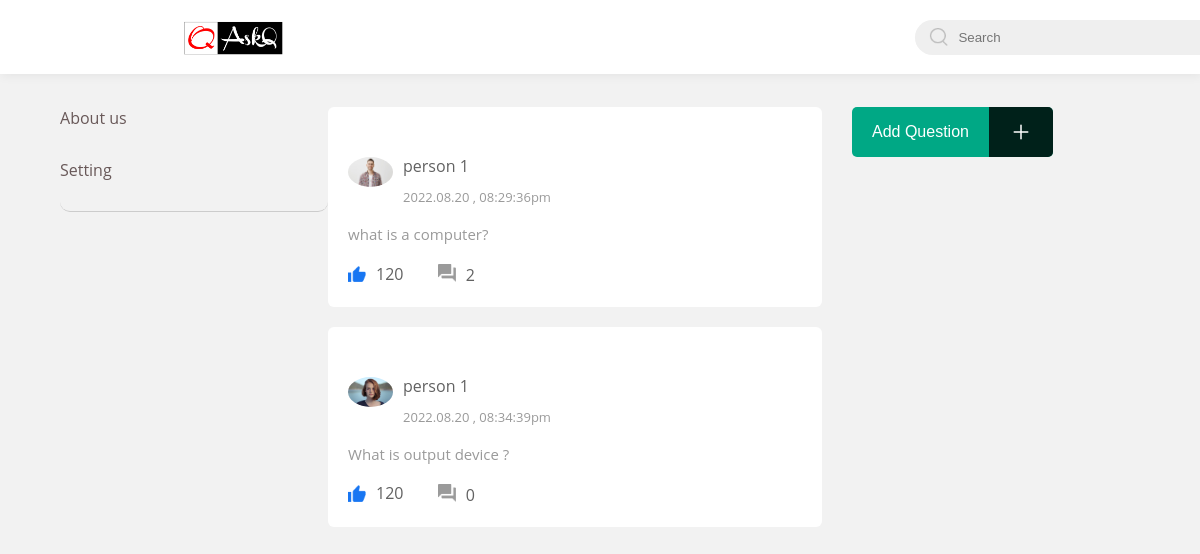
The page /html/home.php on the database its author committed.
### tables this page shows
CREATE TABLE `add_question` (
  `id` int(100) NOT NULL AUTO_INCREMENT,
  `name` varchar(100) NOT NULL,
  `img` varchar(100) NOT NULL,
  `date` varchar(100) NOT NULL,
  `question` text NOT NULL,
  PRIMARY KEY (`id`)
);

### html/home.php (the view, shortened to what this page needs)
<?php
include "../php/connection.php";
$sql = "SELECT * FROM add_question ORDER BY id ASC";
$read_ques = mysqli_query($conn, $sql);
?>
<!DOCTYPE html>
<html lang="en">
<head>
    <link rel="stylesheet" href="../css/home.css">
</head>
<body>
    <div class="header">
        <img src="../img/AskQ-Logo.png" alt="logo" height="70px">
         <div class="header-right">
            <div class="search-box">
                <img src="../img/search.png" >
                <input type="text" placeholder="Search">
            </div>
        </div>
    </div>
    <div class="container">
        <div class="left-sidebar">
            <div class="imp-links">
                <a href="#">About us</a>
                <a href="#">Setting</a>
            </div>
        </div>
        <div class="main-content">
        <?php if (mysqli_num_rows($read_ques)) { ?>
        <?php
			while($rows = mysqli_fetch_assoc($read_ques)){
                $id = $rows['id'];
		?>
            <div class="post-container">
                <div class="post-row">
                    <div class="user-profile">
                        <img src="../upload/<?php echo $rows['img'] ?>">
                        <div>
                            <p><?php echo $rows['name'] ?></p>
                            <span><?php echo $rows['date'] ?></span>
                        </div>
                    </div>
                </div>
                <p class="post-text">
                <?php echo $rows['question'] ?>
                </p>
                <div class="post-row">
                    <div class="activity-icons">
                        <div>
                            <img src="../img/like-blue.png">
                            120
                        </div>
                        <div>
                            <a href="comment.php?id=<?php echo $id ?>" style='text-decoration: none;'>
                            <img src="../img/comments.png"></a>
                            <span>
                                <?php
                                    $sqltwo = "SELECT * FROM answers where ques_id=$id";
                                    $read_ques_amount = mysqli_query($conn, $sqltwo);
                                    $num = mysqli_num_rows($read_ques_amount);
                                    echo $num;
                                ?>
                            </span>
                        </div>
                    </div>
                </div>
            </div>
        <?php } ?>
        <?php } ?>
        </div>
        <div class="right-sidebar">
            <a href="AskQ.php" class='button' style="text-decoration:none">
                <span class="button__text">Add Question</span>
                <span class="button__icon">
                    <ion-icon name="add-outline"></ion-icon>
                </span>
            </a>
        </div>
    </div>
</body>
</html>

### css/home.css (style rules this page uses)
body { background: #f2f2f2; font-family: Poppins,Helvetica,Arial,sans-serif,'Open Sans'; margin: 0; padding: 0; }
.header { overflow: hidden; background-color: #ffffff; padding: 2px 170px; box-shadow: 1px 1.732px 10px 0px rgb(0 0 0 / 6%); display: flex; justify-content: flex-start; align-items: center; position: sticky; top: 0; z-index: 100; }
.header-right { display: flex; align-items: center; position: relative; left: 10%; transform: translate(100%,0); }
.search-box { background: #efefef; width: 350px; border-radius: 20px; display: flex; align-items: center; padding: 0 15px; }
.search-box img { width: 18px; }
.search-box input { width: 100%; background: transparent; padding: 10px; outline: none; border: 0; }
.container { display: flex; justify-content: space-between; padding: 13px 5%; }
.left-sidebar { flex-basis: 25%; position: sticky; top: 70px; align-self: flex-start; }
.right-sidebar { flex-basis: 25%; position: sticky; top: 70px; align-self: flex-start; padding:20px; border-radius: 4px; }
.main-content { width: 47%; }
.imp-links a { text-decoration: none; display: flex; align-items: center; margin-bottom: 30px; color: #685858; width: fit-content; }
.imp-links { padding-top: 20px; border-bottom: 1px solid #ccc; border-radius: 10px; }
.post-container { width: 90%; background:#fff; border-radius: 6px; padding: 20px; color:#626262; margin:20px 0px; }
.user-profile span { font-size: 13px; color:#9a9a9a; }
.user-profile { display: flex; align-items: center; }
.user-profile img { width:45px; border-radius: 50%; margin-right:10px; }
.user-profile p { margin-bottom: 5px; font-weight: 500; color:#626262; }
.post-text { color:#9a9a9a; margin:15px 0; font-size: 15px; }
.post-row { margin-top:10px; display: flex; align-items: center; justify-content: space-between; }
.activity-icons div img { width:18px; margin-right:10px; }
.activity-icons div { display: inline-flex; align-items: center; margin-right:30px; }
.post-row a { color:#9a9a9a; }
p { color: #77838f; line-height: 1.7; }
.button { display: inline-flex; height: 50px; padding: 0; background: #00A885; border: none; outline: none; border-radius: 5px; overflow: hidden; font-family: Quicksand , sans-serif; font-size: 16px; font-weight: 500; cursor: pointer; align-self: center; }
.button__text, .button__icon { display: inline-flex; align-items: center; padding: 0 20px; color: white; height: 100%; }
.button__icon { font-size: 1.5em; background: rgba(0,0,0,0.8); }
body { background: #f2f2f2; font-family: 'Open Sans', sans-serif; }

### rows shown on the page
add_question: img (picture), name "person 1", date "2022.08.20 , 08:29:36pm", question "what is a computer?", num "2"
add_question: img (picture), name "person 1", date "2022.08.20 , 08:34:39pm", question "What is output device ?", num "0"
